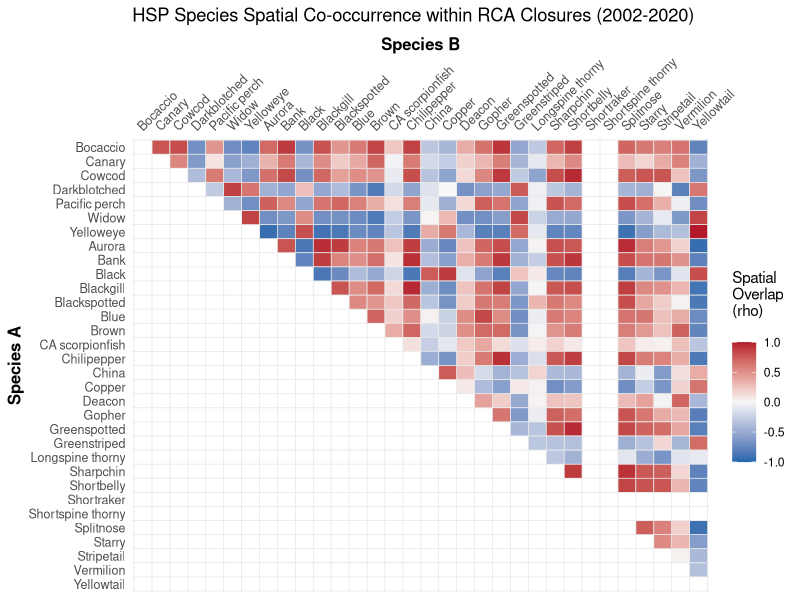

R code for this plot:
# HSP output One-Sample T-Test for RCA mapping project
# Blake Feist - created 15 May 2026

library(dplyr)
library(ggplot2)
library(readr)
library(tidyr)


### STEP 1: Load the data
setwd("~/Documents/GitHub/RCA_closure_areas/spatial_overlay_stats/")
main_data_wide <- read_csv("HSP_Zscore_data_wide.csv")
baselines      <- read.csv("HSP_regional_baselines.csv")

# Pivot the data from WIDE to LONG format
main_data_long <- main_data_wide %>%
  pivot_longer(
    cols = starts_with("mean_"),     # Tells R to grab all your species density columns
    names_to = "Species_ID",         # The new column that will hold the species names
    values_to = "Mean_Density"       # The new column that will hold the density numbers
  )

# Merge with baselines and calculate the spatial Z-Scores
df_monthly_z <- main_data_long %>%
  left_join(baselines, by = "Species_ID") %>%
  mutate(
    Z_Score = (Mean_Density - Regional_Mean) / Regional_SD
  )

# Quick sanity check: look at the newly reshaped data
head(df_monthly_z)

### STEP 2: The Hotspot Performance Evaluation (Annual)
# To test if closures targeted above-average densities while protecting against month-to-month
# time-dependency, collapse the data by your existing Year column and run your tests.

# Collapse monthly data into annual averages
df_annual <- df_monthly_z %>%
  group_by(year, Species_ID) %>%
  summarise(
    Avg_Z_Score = mean(Z_Score),
    .groups = "drop"
  )

# Run a One-Sample T-Test with a protective safety check (n() >= 2)
HSP_species_performance <- df_annual %>%
  group_by(Species_ID) %>%
  summarise(
    Years_Present       = n(),  # Counts how many years this species has data
    Mean_Z_Across_Years = mean(Avg_Z_Score),
    
    # The fix: Only run t.test if there are at least 2 years of data
    p_value = if(n() >= 2) {
      t.test(Avg_Z_Score, mu = 0, alternative = "greater")$p.value
    } else {
      NA  # Returns NA instead of crashing the script
    },
    .groups = "drop"
  )

# View your results table
print(HSP_species_performance)

### Step 3: Create the Species Interaction Matrix (Monthly)
# To look at fine-scale species co-occurrence patterns, pivot your full monthly dataset
# wide and run a Spearman rank correlation across your 220 Closure_ID timestamps.

# Define custom order and clean names
# Syntax: "QGIS_COLUMN_NAME" = "Clean Display Name"
species_order_map <- c(
  "mean_pauc" = "Bocaccio",
  "mean_pinn" = "Canary",
  "mean_levi" = "Cowcod",
  "mean_cram" = "Darkblotched",
  "mean_alut" = "Pacific perch",
  "mean_ento" = "Widow",
  "mean_rube" = "Yelloweye",
  "mean_auro" = "Aurora",
  "mean_rufu" = "Bank",
  "mean_mela" = "Black",
  "mean_omus" = "Blackgill",
  "mean_ctus" = "Blackspotted",
  "mean_myst" = "Blue",
  "mean_auri" = "Brown",
  "mean_guta" = "CA scorpionfish",
  "mean_good" = "Chilipepper",
  "mean_nebu" = "China",
  "mean_caur" = "Copper",
  "mean_diac" = "Deacon",
  "mean_carn" = "Gopher",
  "mean_chlo" = "Greenspotted",
  "mean_elon" = "Greenstriped",
  "mean_alti" = "Longspine thorny",
  "mean_zace" = "Sharpchin",
  "mean_jord" = "Shortbelly",
  "mean_bore" = "Shortraker",
  "mean_alas" = "Shortspine thorny",
  "mean_dipl" = "Splitnose",
  "mean_cons" = "Starry",
  "mean_saxi" = "Stripetail",
  "mean_mini" = "Vermilion",
  "mean_flav" = "Yellowtail"
)

# Pivot the monthly data wide by your YYYY-MM Closure_ID
df_monthly_wide <- df_monthly_z %>%
  select(Closure_ID, Species_ID, Z_Score) %>%
  pivot_wider(names_from = Species_ID, values_from = Z_Score)

# Generate the correlation matrix
species_matrix <- df_monthly_wide %>%
  select(-Closure_ID) %>%
  cor(method = "spearman", use = "complete.obs")

# Convert the matrix to long format
interaction_long <- as.data.frame(species_matrix) %>%
  mutate(Species1 = rownames(.)) %>%
  pivot_longer(-Species1, names_to = "Species2", values_to = "Correlation") %>%
  
  # Find the numerical position of each species in your custom map vector
  mutate(
    pos1 = match(Species1, names(species_order_map)),
    pos2 = match(Species2, names(species_order_map))
  ) %>%
  # Only keep tiles where the row species appears BEFORE the column species 
  # in your custom ecological order list
  filter(pos1 < pos2)

### Step 4: Plot the Interaction Heatmap
# This uses the exact layout modifications you requested: it clusters your species in the
# upper-right corner, keeps the axes alphabetical, rotates the top labels by 45 degrees, uses
# thin custom grid lines that frame the blocks perfectly, and keeps the tiles perfectly square.

# Get your clean sorted list of species names
species_list <- sort(unique(c(interaction_long$Species1, interaction_long$Species2)))
n_species <- length(species_list)

ggplot(interaction_long, aes(x = Species2, y = Species1, fill = Correlation)) +
  geom_tile(color = "white") +
  
  # Diverging palette (Blue = Avoidance/Deep vs Shallow, Red = High Co-occurrence)
  scale_fill_gradient2(low = "#2166ac", mid = "#f7f7f7", high = "#b2182b", 
                       midpoint = 0, limit = c(-1,1), name = "Spatial\nOverlap\n(rho)\n") +
  
  # Align axes alphabetically from A to Z
  scale_x_discrete(position = "top", 
                   limits = names(species_order_map), 
                   labels = species_order_map) + 
  
  scale_y_discrete(limits = rev(names(species_order_map)), 
                   labels = species_order_map) + 
  
  # Thin grid borders drawn perfectly between the cell edges
  geom_vline(xintercept = seq(0.5, length(species_order_map) + 0.5, by = 1), color = "gray90", linewidth = 0.25) +
  geom_hline(yintercept = seq(0.5, length(species_order_map) + 0.5, by = 1), color = "gray90", linewidth = 0.25) +
  
  theme_minimal() +
  labs(title = "HSP Species Spatial Co-occurrence within RCA Closures (2002-2020)", 
       x = "Species B", y = "Species A") +
  theme(
    panel.grid.major = element_blank(),
    panel.grid.minor = element_blank(),
    
    # 45-degree rotated top labels
    axis.text.x.top = element_text(size = 9, angle = 45, hjust = 0, vjust = 0),
    axis.text.y = element_text(size = 9),
    axis.title = element_text(size = 12, face = "bold"),
    
    # Keeps cells perfectly square so text/labels don't stretch awkwardly
    coord_fixed() 
  )
